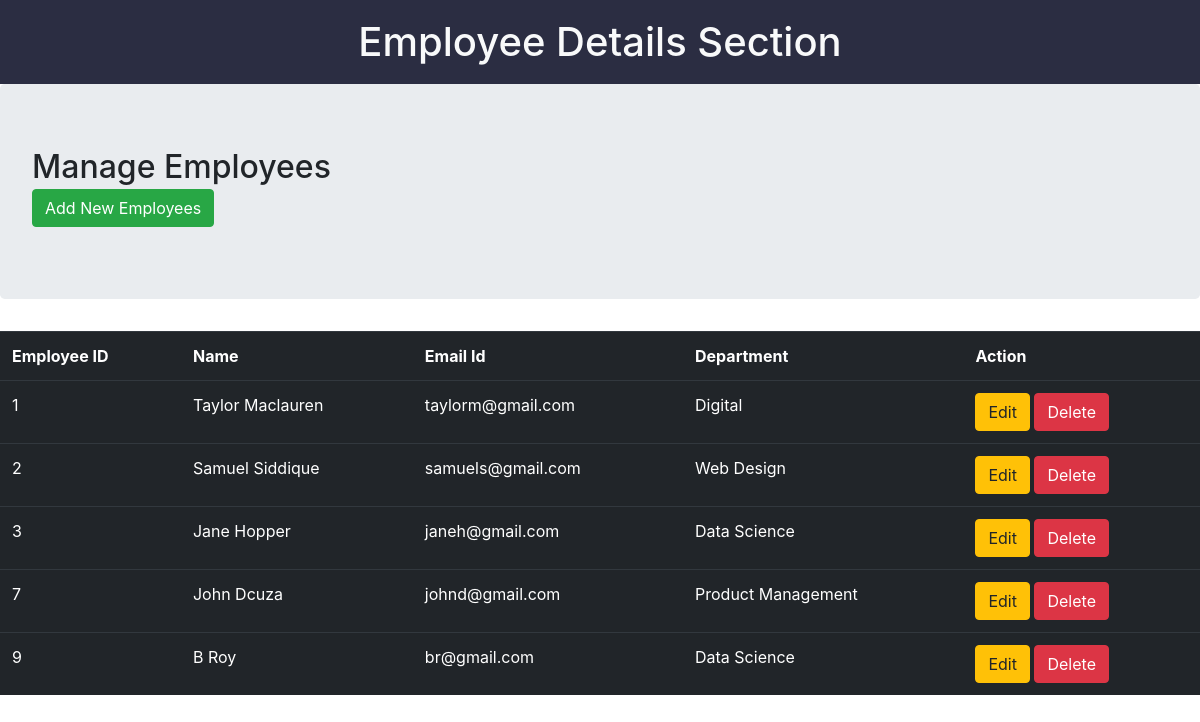
Screenshot of /e with the database file from the repository.
### app.py (models this page shows, shortened)
class Data(db.Model):
    id=db.Column(db.Integer,primary_key=True)
    name=db.Column(db.String(100))
    email=db.Column(db.String(100))
    department=db.Column(db.String(100))

### app.py (the view)
@app.route('/e')
def employee():
    all_data=Data.query.all()
    return render_template("employees.html",employees=all_data)

### templates/employees.html (shortened to what this page needs)
<!DOCTYPE html>
<html lang="en">
<head>
    <link rel="stylesheet" href="https://cdn.jsdelivr.net/npm/bootstrap@4.0.0/dist/css/bootstrap.min.css">
</head>
<body>
    <nav class="navbar text-light">
        <div class="container-fluid">
            <span class="my-title mb-0 h1">Employee Details Section</span>
        </div>
    </nav>
    <div class="jumbotron">
        <h2>Manage Employees<br>
            <button type="button" class="btn btn-success" data-toggle="modal" modal data-target="#mymodal">Add New Employees</button>
        </h2>
    </div>
    <table class="table table-hover table-dark">
        <tr>
            <th>Employee ID</th>
            <th>Name</th>
            <th>Email Id</th>
            <th>Department</th>
            <th>Action</th>
        </tr>
        {% for row in employees %}
        <tr>
            <td>{{row.id}}</td>
            <td>{{row.name}}</td>
            <td>{{row.email}}</td>
            <td>{{row.department}}</td>
            <td>
                <a href="/update/{{row.id}}" class="btn btn-warning" data-toggle="modal" modal data-target="#modaledit{{row.id}}">Edit</a>
                <a href="/delete/{{row.id}}" class="btn btn-danger" onclick="return confirm('Are you sure to delete this employee information?')">Delete</a>
            </td>
        </tr>
        {% endfor %}
    </table>
</body>
</html>

### templates/employees.html (style rules this page uses)
.navbar { background-color: #2b2d42; }
.my-title { margin: 0 auto; padding: 10px; }

### rows the page displays
Data: id "1", name "Taylor Maclauren", email "taylorm@gmail.com", department "Digital"
Data: id "2", name "Samuel Siddique", email "samuels@gmail.com", department "Web Design"
Data: id "3", name "Jane Hopper", email "janeh@gmail.com", department "Data Science"
Data: id "7", name "John Dcuza", email "johnd@gmail.com", department "Product Management"
Data: id "9", name "B Roy", email "br@gmail.com", department "Data Science"
